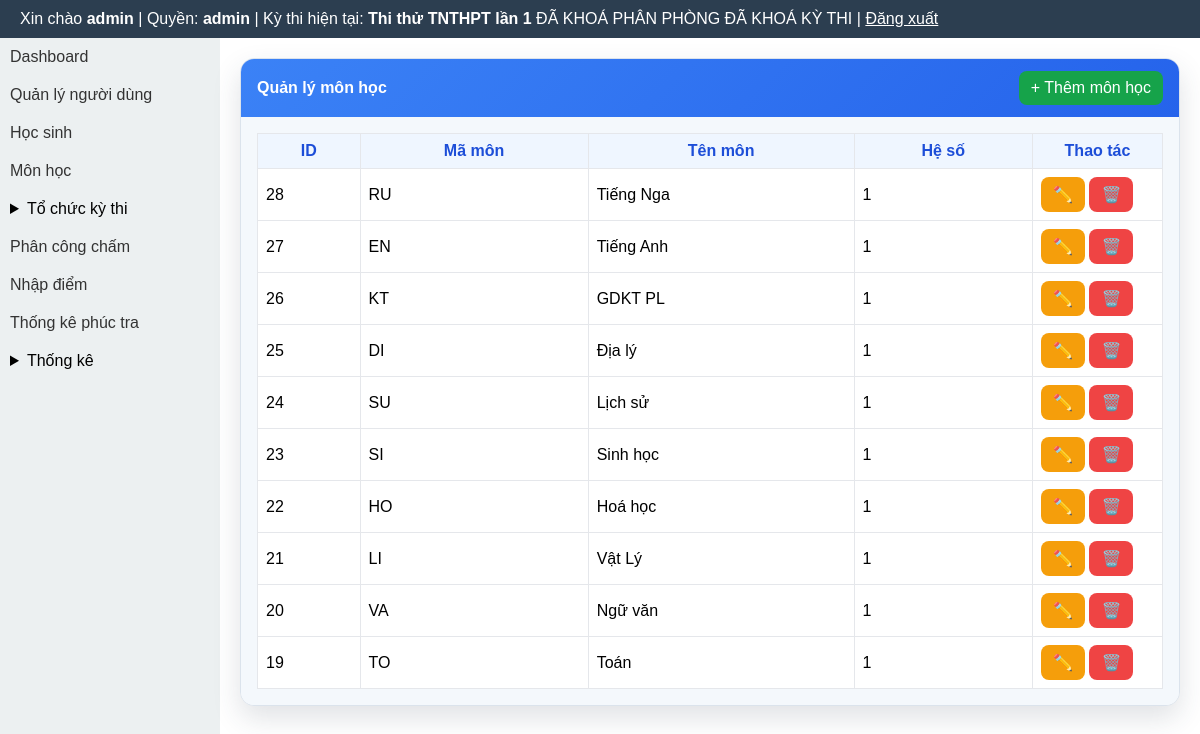
Page /modules/subjects/index.php (signed in) on the committed database.
### tables this page shows
CREATE TABLE exams (
  id INTEGER PRIMARY KEY AUTOINCREMENT,
  ten_ky_thi TEXT,
  nam INTEGER,
  ngay_thi TEXT
, is_default INTEGER DEFAULT 0, deleted_at TEXT, distribution_locked INTEGER DEFAULT 0, rooms_locked INTEGER DEFAULT 0, exam_locked INTEGER DEFAULT 0, scoring_closed INTEGER DEFAULT 0, exam_mode INTEGER DEFAULT 1, is_locked INTEGER DEFAULT 0, is_score_entry_locked INTEGER DEFAULT 0, is_score_published INTEGER DEFAULT 0, is_recheck_open INTEGER DEFAULT 0);

CREATE TABLE subjects (
  id INTEGER PRIMARY KEY AUTOINCREMENT,
  ma_mon TEXT UNIQUE,
  ten_mon TEXT,
  he_so REAL
);

### layout/header.php (called while the page is built, shortened)
<?php
require_once BASE_PATH . '/templates/header.php';

### core/auth.php (called while the page is built, shortened)
<?php
function normalize_role(?string $role): string {
    $normalized = strtolower(trim((string) $role));
    return match ($normalized) {
        'score_entry', 'score-input', 'score_input', 'nhapdiem', 'nhap_diem' => 'scorer',
        'exam_manager', 'quanlythi', 'exam-manager' => 'organizer',
        default => $normalized,
    };
}
function current_user_role(): string {
    $sessionRole = $_SESSION['role'] ?? null;
    if (is_string($sessionRole) && trim($sessionRole) !== '') {
        return normalize_role($sessionRole);
    }
    $userRole = $_SESSION['user']['role'] ?? null;
    return normalize_role(is_string($userRole) ? $userRole : '');
}

### modules/exams/exam_context_helper.php (called while the page is built, shortened)
<?php
function ensureExamLockColumns(PDO $pdo): void
{
    $cols = array_column($pdo->query('PRAGMA table_info(exams)')->fetchAll(PDO::FETCH_ASSOC), 'name');
}
function getCurrentExam(): ?array
{
    global $pdo;
    $cols = array_column($pdo->query('PRAGMA table_info(exams)')->fetchAll(PDO::FETCH_ASSOC), 'name');
    $hasDeletedAt = in_array('deleted_at', $cols, true);
    $activeWhere = $hasDeletedAt ? '(deleted_at IS NULL OR trim(deleted_at) = "")' : '1=1';
    $defaultStmt = $pdo->query('SELECT * FROM exams WHERE ' . $activeWhere . ' AND is_default = 1 ORDER BY id DESC LIMIT 1');
    $defaultExam = $defaultStmt ? $defaultStmt->fetch(PDO::FETCH_ASSOC) : false;
    if (is_array($defaultExam)) {
        return $defaultExam;
    }
}
function getCurrentExamInfo(): ?array
{
    $exam = getCurrentExam();
    global $pdo;
    ensureExamLockColumns($pdo);
    return [
        'id' => (int) ($exam['id'] ?? 0),
        'ten_ky_thi' => (string) ($exam['ten_ky_thi'] ?? ''),
        'distribution_locked' => (int) ($exam['distribution_locked'] ?? 0),
        'rooms_locked' => (int) ($exam['rooms_locked'] ?? 0),
        'exam_locked' => (int) ($exam['exam_locked'] ?? 0),
    ];
}

### layout/sidebar.php (called while the page is built, shortened)
<?php
require_once BASE_PATH . '/templates/sidebar.php';

### layout/footer.php (called while the page is built, shortened)
<?php
require_once BASE_PATH . '/templates/footer.php';

### modules/subjects/index.php (the view, shortened to what this page needs)
<?php
require_once BASE_PATH . '/core/auth.php';
require_once BASE_PATH . '/core/db.php';
$stmt = $pdo->query('SELECT id, ma_mon, ten_mon, he_so FROM subjects ORDER BY id DESC');
$subjects = $stmt->fetchAll(PDO::FETCH_ASSOC);
require_once BASE_PATH . '/layout/header.php';
?>
<div class="subjects-layout">
    <?php require_once BASE_PATH . '/layout/sidebar.php'; ?>
    <div class="subjects-main">
        <div class="panel">
            <div class="panel-head">
                <strong>Quản lý môn học</strong>
                <a class="btn btn-success" href="<?= BASE_URL ?>/modules/subjects/create.php">+ Thêm môn học</a>
            </div>
            <div class="panel-body">
                <table>
                    <thead>
                        <tr>
                            <th>ID</th>
                            <th>Mã môn</th>
                            <th>Tên môn</th>
                            <th>Hệ số</th>
                            <th style="width:130px;">Thao tác</th>
                        </tr>
                    </thead>
                    <tbody>
                        <?php if (empty($subjects)): ?>
                            <tr><td colspan="5" style="text-align:center;">Chưa có môn học.</td></tr>
                        <?php else: ?>
                            <?php foreach ($subjects as $subject): ?>
                                <tr>
                                    <td><?= (int) $subject['id'] ?></td>
                                    <td><?= htmlspecialchars($subject['ma_mon'], ENT_QUOTES, 'UTF-8') ?></td>
                                    <td><?= htmlspecialchars($subject['ten_mon'], ENT_QUOTES, 'UTF-8') ?></td>
                                    <td><?= htmlspecialchars((string) $subject['he_so'], ENT_QUOTES, 'UTF-8') ?></td>
                                    <td>
                                        <a class="btn btn-warning" href="<?= BASE_URL ?>/modules/subjects/edit.php?id=<?= (int) $subject['id'] ?>" title="Sửa">✏️</a>
                                        <a class="btn btn-danger" href="<?= BASE_URL ?>/modules/subjects/delete.php?id=<?= (int) $subject['id'] ?>" title="Xóa">🗑️</a>
                                    </td>
                                </tr>
                            <?php endforeach; ?>
                        <?php endif; ?>
                    </tbody>
                </table>
            </div>
        </div>
    </div>
</div>
<?php require_once BASE_PATH . '/layout/footer.php'; ?>

### templates/header.php (shortened to what this page needs)
<?php
require_once BASE_PATH . '/core/auth.php';
$currentExamInfo = null;
$role = function_exists('current_user_role') ? current_user_role() : strtolower(trim((string) ($_SESSION['role'] ?? $_SESSION['user']['role'] ?? '')));
if (in_array($role, ['admin', 'organizer'], true)) {
    require_once BASE_PATH . '/core/db.php';
    require_once BASE_PATH . '/modules/exams/exam_context_helper.php';
    $currentExamInfo = getCurrentExamInfo();
}
$role = $role ?? (function_exists('current_user_role') ? current_user_role() : '');
$currentExamInfo = $currentExamInfo ?? null;
?>
<!DOCTYPE html>
<html lang="vi">
<head>
</head>
<body>
<div class="header">
    Xin chào <b><?= $_SESSION['user']['username'] ?></b>
    | Quyền: <b><?= htmlspecialchars((string) $role, ENT_QUOTES, 'UTF-8') ?></b>
    <?php if ($currentExamInfo !== null): ?>
        | Kỳ thi hiện tại: <b><?= htmlspecialchars((string) $currentExamInfo['ten_ky_thi'], ENT_QUOTES, 'UTF-8') ?></b>
        <?php if (($currentExamInfo['distribution_locked'] ?? 0) === 1 || ($currentExamInfo['rooms_locked'] ?? 0) === 1): ?>
            <span class="badge bg-danger">ĐÃ KHOÁ PHÂN PHÒNG</span>
        <?php endif; ?>
        <?php if (($currentExamInfo['exam_locked'] ?? 0) === 1): ?>
            <span class="badge bg-dark">ĐÃ KHOÁ KỲ THI</span>
        <?php endif; ?>
    <?php endif; ?>
    | <a href="<?= BASE_URL ?>/logout.php" style="color:#fff">Đăng xuất</a>
</div>

### templates/sidebar.php (shortened to what this page needs)
<div class="sidebar">
<ul>
<?php $role = function_exists('current_user_role') ? current_user_role() : strtolower(trim((string) ($_SESSION['role'] ?? $_SESSION['user']['role'] ?? ''))); ?>
<li><a href="<?= BASE_URL ?>/index.php">Dashboard</a></li>
<?php if ($role === 'admin'): ?>
    <li><a href="<?= BASE_URL ?>/modules/users/">Quản lý người dùng</a></li>
    <li><a href="<?= BASE_URL ?>/modules/students/">Học sinh</a></li>
    <li><a href="<?= BASE_URL ?>/modules/subjects/">Môn học</a></li>
<?php endif; ?>
<?php if (in_array($role, ['admin', 'organizer'], true)): ?>
<li>
    <details>
        <summary>Tổ chức kỳ thi</summary>
    </details>
</li>
<li><a href="<?= BASE_URL ?>/modules/exams/scoring_assignment.php">Phân công chấm</a></li>
<?php endif; ?>
<?php if (in_array($role, ['admin', 'organizer', 'scorer'], true)): ?>
    <li><a href="<?= BASE_URL ?>/modules/exams/scoring.php">Nhập điểm</a></li>
<?php endif; ?>
<?php if (in_array($role, ['admin', 'organizer'], true)): ?>
    <li><a href="<?= BASE_URL ?>/modules/exams/recheck_stats.php">Thống kê phúc tra</a></li>
<?php endif; ?>
<?php if (in_array($role, ['admin', 'organizer'], true)): ?>
<li>
    <details>
        <summary>Thống kê</summary>
    </details>
</li>
<?php endif; ?>
</ul>
</div>

### templates/footer.php
</body>
</html>

### templates/header.php (style rules this page uses)
* { box-sizing: border-box; }
body { margin:0; font-family: Arial; }
.header { background:#2c3e50; color:#fff; padding:10px 20px; }
.sidebar { width:220px; min-width:220px; background:#ecf0f1; min-height: calc(100vh - 44px); flex: 0 0 220px; }
.sidebar ul { list-style:none; padding:0; margin:0; }
.sidebar li { padding:10px; }
.sidebar li a { text-decoration:none; color:#333; display:block; }

### modules/subjects/index.php (style rules this page uses)
.subjects-layout { display:flex; align-items:stretch; width:100%; min-height:calc(100vh - 44px); }
.subjects-layout > .sidebar { flex:0 0 220px; width:220px; min-width:220px; }
.subjects-main { flex:1 1 auto; min-width:0; padding:20px; }
.panel { background:#fff; border:1px solid #dbe3ec; border-radius:14px; box-shadow:0 12px 28px rgba(44,62,80,.15); overflow:hidden; }
.panel-head { background:linear-gradient(135deg,#3b82f6,#2563eb); color:#fff; padding:12px 16px; display:flex; justify-content:space-between; align-items:center; }
.panel-body { background:#f4f8fc; padding:16px; }
.btn { display:inline-block; text-decoration:none; padding:8px 12px; border-radius:8px; color:#fff; border:none; cursor:pointer; }
.btn-success { background:#16a34a; }
.btn-warning { background:#f59e0b; }
.btn-danger { background:#ef4444; }
table { width:100%; border-collapse:collapse; background:#fff; }
th, td { border:1px solid #e5e7eb; padding:8px; }
th { background:#eff6ff; color:#1d4ed8; }

### rows in the picture
exams: ten_ky_thi "Thi thử TNTHPT lần 1"
subjects: id "28", ma_mon "RU", ten_mon "Tiếng Nga", he_so "1"
subjects: id "27", ma_mon "EN", ten_mon "Tiếng Anh", he_so "1"
subjects: id "26", ma_mon "KT", ten_mon "GDKT PL", he_so "1"
subjects: id "25", ma_mon "DI", ten_mon "Địa lý", he_so "1"
subjects: id "24", ma_mon "SU", ten_mon "Lịch sử", he_so "1"
subjects: id "23", ma_mon "SI", ten_mon "Sinh học", he_so "1"
subjects: id "22", ma_mon "HO", ten_mon "Hoá học", he_so "1"
subjects: id "21", ma_mon "LI", ten_mon "Vật Lý", he_so "1"
subjects: id "20", ma_mon "VA", ten_mon "Ngữ văn", he_so "1"
subjects: id "19", ma_mon "TO", ten_mon "Toán", he_so "1"

### other values in the picture
$_SESSION['user']['username'] "admin"
$role "admin"
